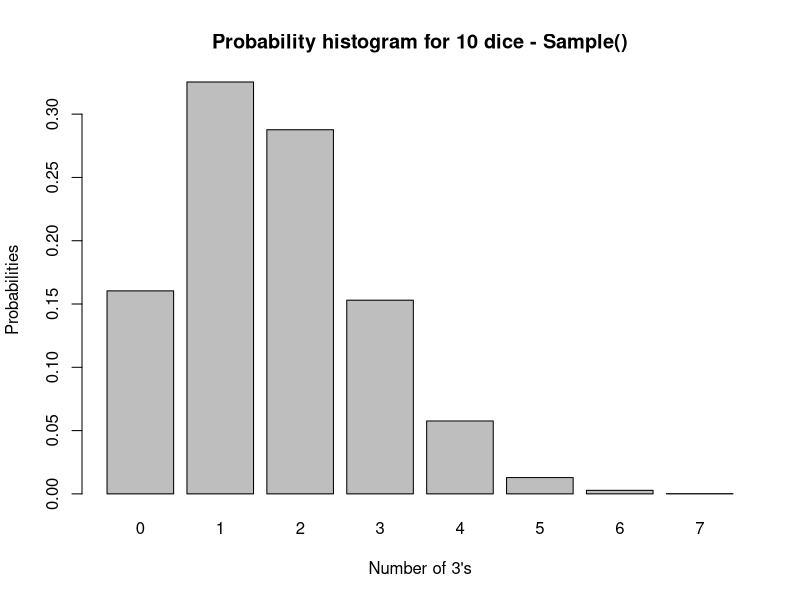
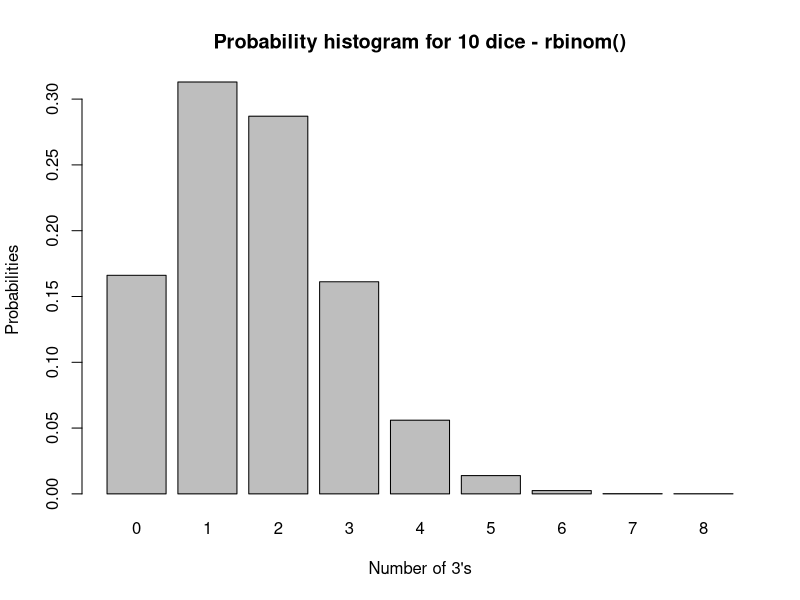
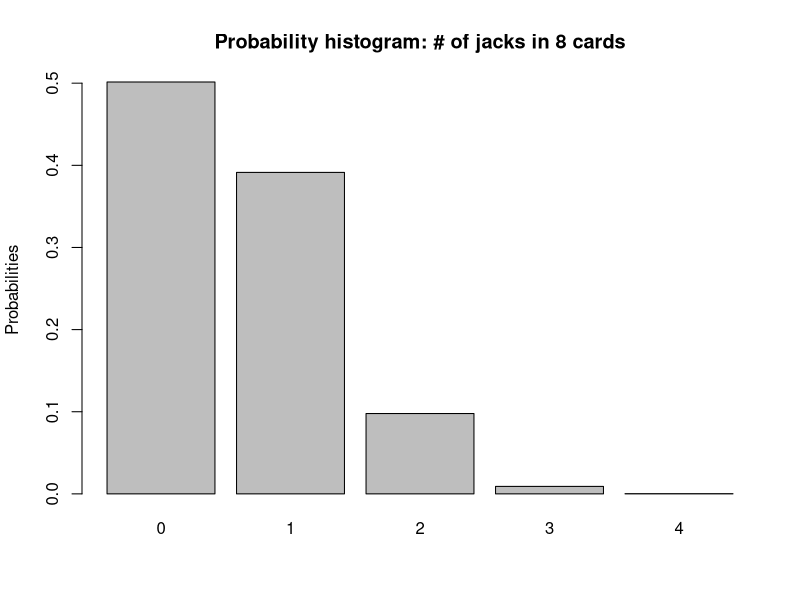
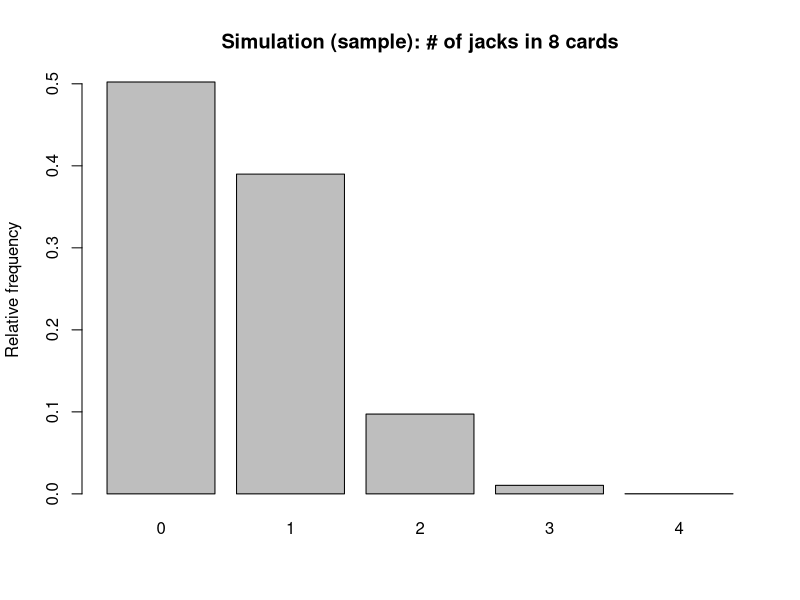
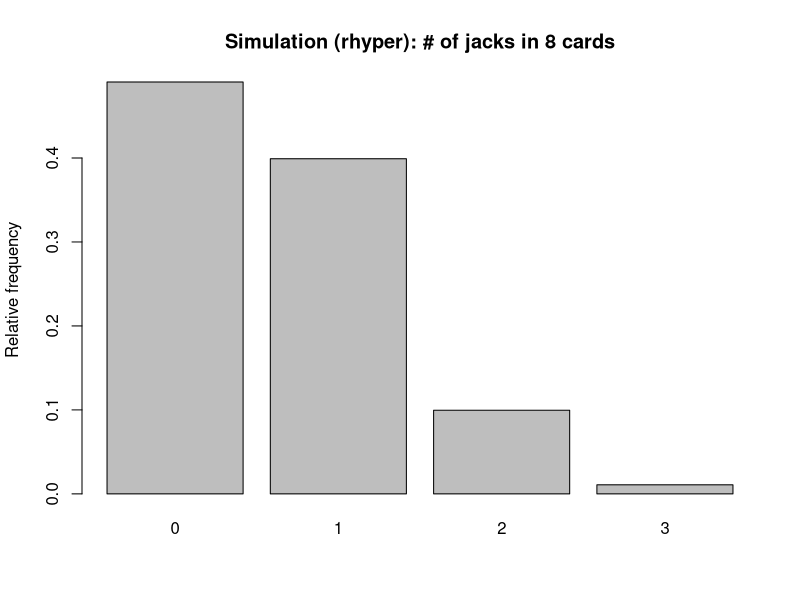
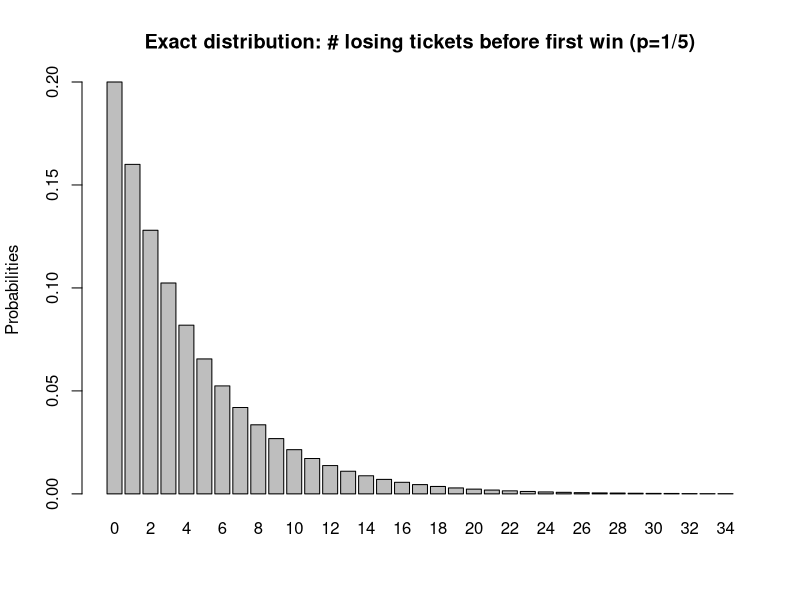
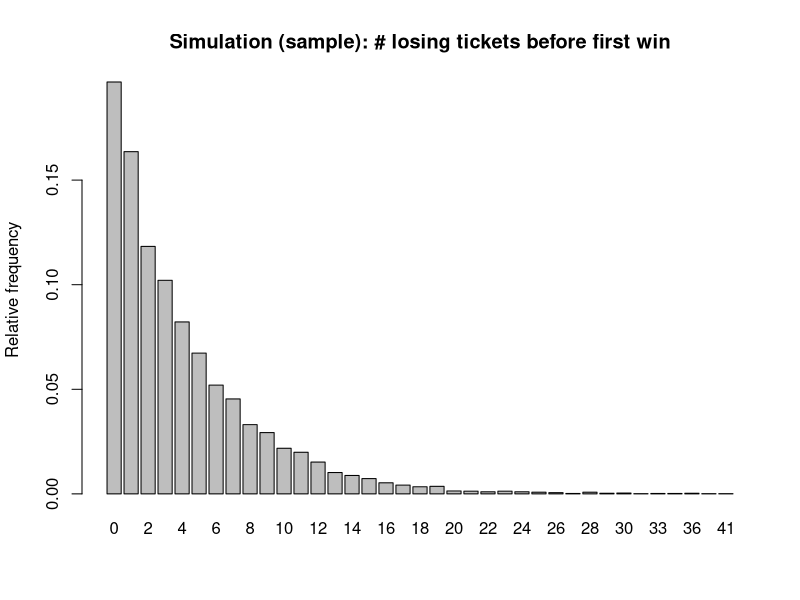
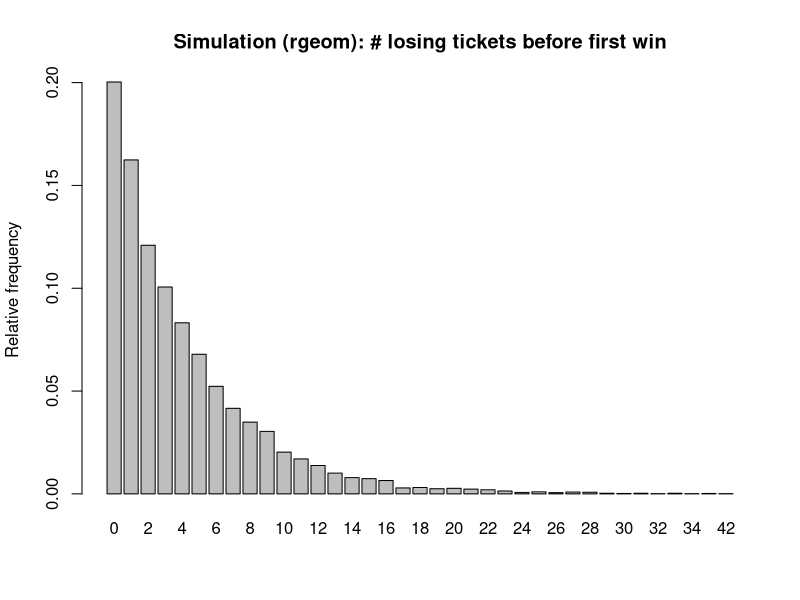

Source code (R) for these figures, in order:
# 1a.
SimDiceSample = function(m,n)
{
  threes<-c(1:n)
  
  for (i in 1:n)
  {
    rolls<-sample(c(1,2,3,4,5,6), m, replace=T)
    threes[i]<-sum(rolls==3)
  }
  
  freq<-table(threes)/n
  print(freq)
  
  barplot(freq,
          main=paste("Probability histogram for", m, "dice - Sample()"),
          xlab="Number of 3's",
          ylab="Probabilities")
  
  return(freq)
}

# 1b.
SimDiceBinom = function(m,n)
{
  threes<-c(1:n)
  
  for (i in 1:n)
  {
    threes[i]<-rbinom(1,m,1/6)
  }
  
  freq<-table(threes)/n
  
  print(freq)
  
  barplot(freq,
          main=paste("Probability histogram for", m, "dice - rbinom()"),
          xlab="Number of 3's",
          ylab="Probabilities")
  
  return(freq)
}

SimDiceSample(10, 10000)
SimDiceBinom(10, 10000)


# 3.
dbinom(100,300,1/3)
pbinom(100,300,1/3)
pbinom(99,300,1/3)
1-pbinom(109,300,1/3)
pbinom(110,300,1/3)-pbinom(89,300,1/3)

# 4.
x<-0:4
p<-dhyper(x,4,48,8)
cbind(x,p)

barplot(p,
        names.arg=x,
        ylab="Probabilities",
        main="Probability histogram: # of jacks in 8 cards")

# 5a.
SimJacksSample = function(m,n)
{
  deck<-c(rep(1,4),rep(0,48))
  jacks<-c(1:n)
  
  for (i in 1:n)
  {
    draws<-sample(deck,m,replace=F)
    jacks[i]<-sum(draws==1)
  }
  
  freq<-table(jacks)/n
  print(freq)
  
  barplot(freq,
          ylab="Relative frequency",
          main=paste("Simulation (sample): # of jacks in",m,"cards"))
  
  return(freq)
}

SimJacksSample(8,10000)

# 5b.
SimJacksHyper = function(m,n)
{
  jacks<-c(1:n)
  
  for (i in 1:n)
  {
    jacks[i]<-rhyper(1,4,48,m)
  }
  
  freq<-table(jacks)/n
  print(freq)
  
  barplot(freq,
          ylab="Relative frequency",
          main=paste("Simulation (rhyper): # of jacks in",m,"cards"))
  
  return(freq)
}

SimJacksHyper(8,10000)

# 6.
dhyper(100,333,666,300)
phyper(100,333,666,300)
phyper(99,333,666,300)
1-phyper(109,333,666,300)
phyper(110,333,666,300)-phyper(89,333,666,300)

# 8.
p<-1/5
x<-0:100
prob<-dgeom(x,p)

keep<-prob>=0.0001
x2<-x[keep]
prob2<-prob[keep]

cbind(x2,prob2)

barplot(prob2,
        names.arg=x2,
        ylab="Probabilities",
        main="Exact distribution: # losing tickets before first win (p=1/5)")


# 9a.
SimLotterySample = function(n,p)
{
  losses<-c(1:n)
  
  for (i in 1:n)
  {
    count<-0
    repeat
    {
      draw<-sample(c("W","L"),1,replace=T,prob=c(p,1-p))
      if (draw=="W") break
      count<-count+1
    }
    losses[i]<-count
  }
  
  freq<-table(losses)/n
  print(freq)
  
  barplot(freq,
          ylab="Relative frequency",
          main="Simulation (sample): # losing tickets before first win")
  
  return(freq)
}

SimLotterySample(10000,1/5)

# 9b.
SimLotteryGeom = function(n,p)
{
  losses<-c(1:n)
  
  for (i in 1:n)
  {
    losses[i]<-rgeom(1,p)
  }
  
  freq<-table(losses)/n
  print(freq)
  
  barplot(freq,
          ylab="Relative frequency",
          main="Simulation (rgeom): # losing tickets before first win")
  
  return(freq)
}

SimLotteryGeom(10000,1/5)

# 11
p<-0.001

pgeom(499,p)
1-pgeom(1198,p)
pgeom(1999,p)-pgeom(998,p)

# 12.
lambda<-0.75
x<-0:30
p<-dpois(x,lambda)

keep<-p>=0.0001
x2<-x[keep]
p2<-p[keep]

cbind(x2,p2)

barplot(p2,
        names.arg=x2,
        ylab="Probabilities",
        main="Exact distribution: # flaws per meter (lambda=0.75)")

# 13.
SimFlaws = function(n,lambda)
{
  flaws<-c(1:n)
  
  for (i in 1:n)
  {
    flaws[i]<-rpois(1,lambda)
  }
  
  freq<-table(flaws)/n
  print(freq)
  
  barplot(freq,
          ylab="Relative frequency",
          main=paste("Simulation: # flaws per meter (lambda =",lambda,")"))
  
  return(freq)
}

SimFlaws(10000,0.75)

# 15.
lambda<-34

dpois(34,lambda)
ppois(30,lambda)
ppois(29,lambda)
1-ppois(38,lambda)
1-ppois(37,lambda)
ppois(40,lambda)-ppois(29,lambda)

(ppois(34,lambda))^2
ppois(68,2*lambda)
